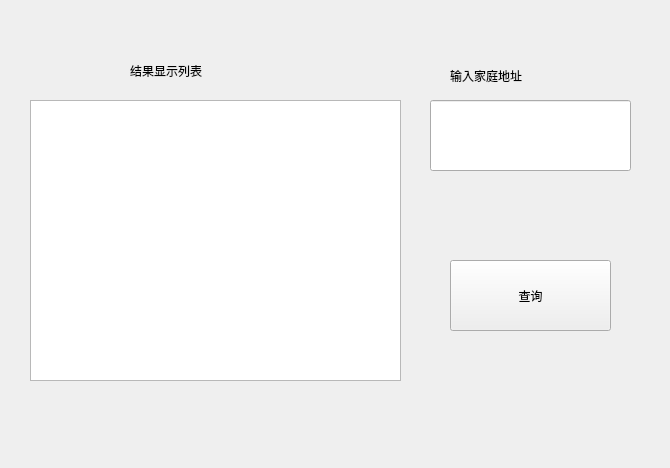
<?xml version="1.0" encoding="UTF-8"?>
<ui version="4.0">
 <class>Form</class>
 <widget class="QWidget" name="Form">
  <property name="geometry">
   <rect>
    <x>0</x>
    <y>0</y>
    <width>670</width>
    <height>468</height>
   </rect>
  </property>
  <property name="windowTitle">
   <string>查询</string>
  </property>
  <widget class="QLabel" name="label">
   <property name="geometry">
    <rect>
     <x>130</x>
     <y>50</y>
     <width>171</width>
     <height>41</height>
    </rect>
   </property>
   <property name="text">
    <string>结果显示列表</string>
   </property>
  </widget>
  <widget class="QTextBrowser" name="answerDisplay">
   <property name="geometry">
    <rect>
     <x>30</x>
     <y>100</y>
     <width>371</width>
     <height>281</height>
    </rect>
   </property>
  </widget>
  <widget class="QLabel" name="label_2">
   <property name="geometry">
    <rect>
     <x>450</x>
     <y>60</y>
     <width>141</width>
     <height>31</height>
    </rect>
   </property>
   <property name="text">
    <string>输入家庭地址</string>
   </property>
  </widget>
  <widget class="QLineEdit" name="inputAdd">
   <property name="geometry">
    <rect>
     <x>430</x>
     <y>100</y>
     <width>201</width>
     <height>71</height>
    </rect>
   </property>
  </widget>
  <widget class="QPushButton" name="pushButton">
   <property name="geometry">
    <rect>
     <x>450</x>
     <y>260</y>
     <width>161</width>
     <height>71</height>
    </rect>
   </property>
   <property name="text">
    <string>查询</string>
   </property>
  </widget>
 </widget>
 <resources/>
 <connections>
  <connection>
   <sender>pushButton</sender>
   <signal>clicked()</signal>
   <receiver>inputAdd</receiver>
   <slot>clear()</slot>
   <hints>
    <hint type="sourcelabel">
     <x>540</x>
     <y>291</y>
    </hint>
    <hint type="destinationlabel">
     <x>516</x>
     <y>157</y>
    </hint>
   </hints>
  </connection>
 </connections>
</ui>
